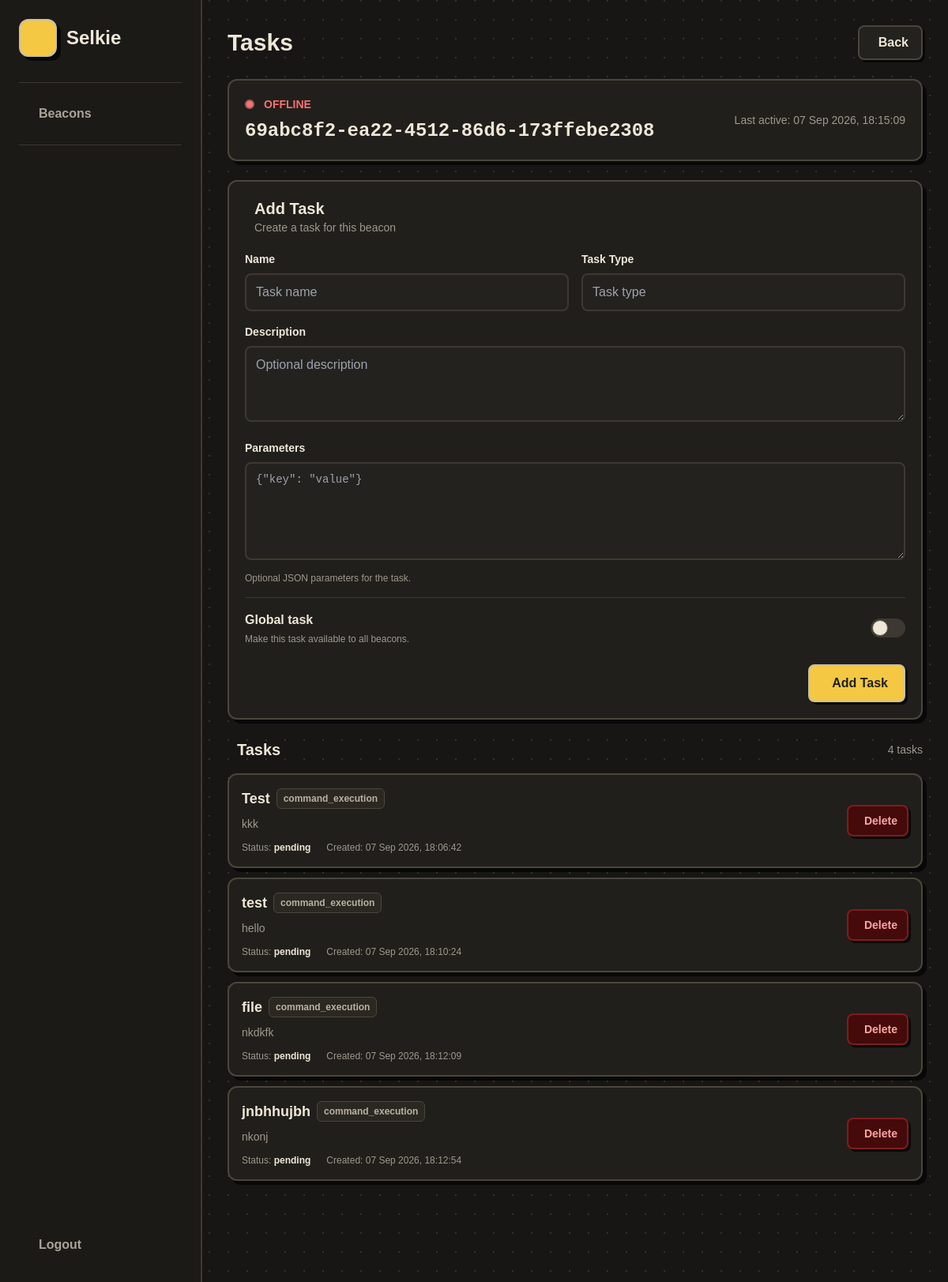
Screenshot of /task/tasks/69abc8f2-ea22-4512-86d6-173ffebe2308 with the database file from the repository.
### db_manager.py (models this page shows)
class Base(DeclarativeBase):
    pass

class Beacon(Base):
    __tablename__ = "beacons"
    id: Mapped[str] = mapped_column(String, primary_key=True)
    public_key: Mapped[str] = mapped_column(String)
    system_info: Mapped[str] = mapped_column(JSON)
    registered_at: Mapped[datetime] = mapped_column(DateTime)
    last_active: Mapped[datetime] = mapped_column(DateTime)
    status: Mapped[str] = mapped_column(String, default="offline")

class Task(Base):
    __tablename__ = "tasks"
    id: Mapped[str] = mapped_column(
        String, primary_key=True, default=lambda: str(uuid4())
    )
    beacon_id: Mapped[str | None] = mapped_column(
        ForeignKey("beacons.id"), nullable=True
    )
    is_global: Mapped[bool] = mapped_column(Boolean, default=False)
    name: Mapped[str] = mapped_column(String)
    description: Mapped[str | None] = mapped_column(String, nullable=True)
    task_type: Mapped[str] = mapped_column(String)
    parameters: Mapped[dict | None] = mapped_column(JSON, nullable=True)
    status: Mapped[str] = mapped_column(String, default="pending")
    created_at: Mapped[datetime] = mapped_column(DateTime, default=datetime.now)
    completed_at: Mapped[datetime | None] = mapped_column(DateTime, nullable=True)

### task.py (the view)
@task.route("/tasks/<beacon_id>", methods=["GET"])
def view_tasks(beacon_id):
    with get_session() as session:
        beacon = session.query(Beacon).filter_by(id=beacon_id).first()
        if not beacon:
            return "Beacon not found", 404
        tasks = (
            session.query(Task)
            .filter(or_(Task.beacon_id == beacon_id, Task.is_global.is_(True)))
            .order_by(Task.created_at.asc())
            .all()
        )
    return render_template("tasks.html", beacon=beacon, tasks=tasks)

### db_manager.py (called while the page is built)
def get_session():
    return Session(engine)

### templates/tasks.html (shortened to what this page needs)
{% extends "base.html" %}
{% block navbar_title %}
Tasks
{% endblock %}
{% block navbar_actions %}
<a href="{{ url_for('dashboard.beacon_details', beacon_id=beacon.id) }}" class="secondary-btn rounded-lg px-4 py-2
           font-bold flex items-center gap-2">
    Back
</a>
{% endblock %}
{% block content %}
<div class="mx-auto">
    <section class="retro-card rounded-xl p-5 mb-6">
        <div class="flex flex-col sm:flex-row
                    sm:items-center sm:justify-between gap-4">
            <div class="min-w-0">
                <div class="flex items-center gap-3 mb-2">
                    {% if beacon.status == "online" %}
                    <span class="w-3 h-3 rounded-full
                                   bg-green-400
                                   border-2 border-[#6fa879]"></span>
                    <span class="text-sm font-black text-green-400">
                        ONLINE
                    </span>
                    {% else %}
                    <span class="w-3 h-3 rounded-full
                                   bg-red-400
                                   border-2 border-[#a85f5f]"></span>
                    <span class="text-sm font-black text-red-400">
                        OFFLINE
                    </span>
                    {% endif %}
                </div>
                <h2 class="text-xl sm:text-2xl font-black mono break-all">
                    {{ beacon.id }}
                </h2>
            </div>
            <div class="text-sm muted shrink-0">
                {% if beacon.last_active %}
                Last active:
                {{ beacon.last_active.strftime("%d %b %Y, %H:%M:%S") }}
                {% else %}
                Never active
                {% endif %}
            </div>
        </div>
    </section>
    <section class="retro-card rounded-xl p-5 mb-6">
        <div class="flex items-center gap-3 mb-5">
            <div>
                <h2 class="text-xl font-black">
                    Add Task
                </h2>
                <p class="text-sm muted">
                    Create a task for this beacon
                </p>
            </div>
        </div>
        <form method="POST" action="{{ url_for('task.create_task') }}" class="space-y-4">
            <div class="grid grid-cols-1 md:grid-cols-2 gap-4">
                <div>
                    <label for="name" class="block text-sm font-bold mb-2">
                        Name
                    </label>
                    <input id="name" name="name" type="text" required placeholder="Task name" class="w-full rounded-lg
                               bg-[#24221e]
                               border-2 border-[#3d3932]
                               px-3 py-2.5
                               text-[#eee7d8]
                               outline-none
                               focus:border-[#c9bfa9]">
                </div>
                <div>
                    <label for="task_type" class="block text-sm font-bold mb-2">
                        Task Type
                    </label>
                    <input id="task_type" name="task_type" type="text" required placeholder="Task type" class="w-full rounded-lg
                               bg-[#24221e]
                               border-2 border-[#3d3932]
                               px-3 py-2.5
                               text-[#eee7d8]
                               outline-none
                               focus:border-[#c9bfa9]">
                </div>
            </div>
            <div>
                <label for="description" class="block text-sm font-bold mb-2">
                    Description
                </label>
                <textarea id="description" name="description" rows="3" placeholder="Optional description" class="w-full rounded-lg
                           bg-[#24221e]
                           border-2 border-[#3d3932]
                           px-3 py-2.5
                           text-[#eee7d8]
                           outline-none
                           resize-y
                           focus:border-[#c9bfa9]"></textarea>
            </div>
            <div>
                <label for="parameters" class="block text-sm font-bold mb-2">
                    Parameters
                </label>
                <textarea id="parameters" name="parameters" rows="5" placeholder='{"key": "value"}' class="w-full rounded-lg
                           bg-[#24221e]
                           border-2 border-[#3d3932]
                           px-3 py-2.5
                           text-[#eee7d8]
                           mono text-sm
                           outline-none
                           resize-y
                           focus:border-[#c9bfa9]"></textarea>
                <p class="text-xs muted mt-2">
                    Optional JSON parameters for the task.
                </p>
            </div>
            <div class="flex items-center justify-between
                       gap-4
                       pt-4
                       border-t border-[#3d3932]">
                <div>
                    <label for="is_global" class="font-bold">
                        Global task
                    </label>
                    <p class="text-xs muted mt-1">
                        Make this task available to all beacons.
                    </p>
                </div>
                <label class="relative inline-flex items-center cursor-pointer">
                    <div class="w-11 h-6
                               bg-[#3d3932]
                               rounded-full
                               peer-checked:bg-[#f4c842]
                               after:content-['']
                               after:absolute
                               after:top-[2px]
                               after:left-[2px]
                               after:w-5
                               after:h-5
                               after:bg-[#eee7d8]
                               after:border-[#665e4f]
                               after:border
                               after:rounded-full
                               after:transition-all
                               peer-checked:after:translate-x-full
                               peer-checked:after:border-[#c9bfa9]"></div>
                </label>
            </div>
            <div class="flex justify-end pt-2">
                <button type="submit" class="retro-btn rounded-lg
                           px-5 py-2.5
                           font-black
                           flex items-center gap-2">
                    Add Task
                </button>
            </div>
        </form>
    </section>
    <section>
        <div class="flex items-center justify-between mb-4">
            <div class="flex items-center gap-3">
                <h2 class="text-xl font-black">
                    Tasks
                </h2>
            </div>
            <span class="text-sm muted">
                {{ tasks|length }} task{% if tasks|length != 1 %}s{% endif %}
            </span>
        </div>
        {% if tasks %}
        <div class="space-y-3">
            {% for task in tasks %}
            <div class="retro-card rounded-xl p-4">
                <div class="flex flex-col
                                   md:flex-row
                                   md:items-center
                                   md:justify-between
                                   gap-4">
                    <div class="min-w-0">
                        <div class="flex flex-wrap
                                           items-center gap-2 mb-2">
                            <h3 class="font-black text-lg">
                                {{ task.name }}
                            </h3>
                            <span class="text-xs font-bold
                                               px-2 py-1
                                               rounded-md
                                               bg-[#2b2822]
                                               border border-[#4b463c]
                                               text-[#b8b1a3]">
                                {{ task.task_type }}
                            </span>
                        </div>
                        {% if task.description %}
                        <p class="text-sm muted mb-3">
                            {{ task.description }}
                        </p>
                        {% endif %}
                        <div class="flex flex-wrap
                                           items-center gap-x-5
                                           gap-y-1
                                           text-xs muted">
                            <span>
                                Status:
                                <strong class="text-[#eee7d8]">
                                    {{ task.status }}
                                </strong>
                            </span>
                            {% if task.created_at %}
                            <span>
                                Created:
                                {{ task.created_at.strftime(
                                "%d %b %Y, %H:%M:%S"
                                ) }}
                            </span>
                            {% endif %}
                        </div>
                    </div>
                    <form method="POST" action="{{ url_for(
        'task.delete_task',
        beacon_id=beacon.id,
        task_id=task.id
    ) }}" class="inline-block">
                        <button type="submit" class="rounded-lg
               border-2 border-red-900
               bg-red-950
               px-3 py-2
               flex items-center gap-2
               text-sm font-bold text-red-300
               shadow-[3px_3px_0_#080808]
               transition
               hover:bg-red-900
               hover:border-red-700
               hover:text-red-100
               hover:translate-x-[2px]
               hover:translate-y-[2px]
               hover:shadow-[1px_1px_0_#080808]">
                            Delete
                        </button>
                    </form>
                </div>
            </div>
            {% endfor %}
        </div>
        {% endif %}
    </section>
</div>
{% endblock %}

### templates/base.html (style rules this page uses)
body { background: #171614; background-image: radial-gradient(circle at 1px 1px, #353129 1px, transparent 0); background-size: 24px 24px; font-family: "Trebuchet MS", sans-serif; color: #eee7d8; }
.retro-card { background: #211f1b; border: 2px solid #4b463c; box-shadow: 5px 5px 0 #080808; }
.retro-btn { background: #f4c842; color: #201f1b; border: 2px solid #c9bfa9; box-shadow: 3px 3px 0 #080808; transition: .12s; }
.secondary-btn { background: #24221e; color: #eee7d8; border: 2px solid #4b463c; box-shadow: 3px 3px 0 #080808; transition: .12s; }
.muted { color: #9d988d; }
.mono { font-family: monospace; }

### rows the page displays
Beacon: id "69abc8f2-ea22-4512-86d6-173ffebe2308", last_active "07 Sep 2026, 18:15:09"
Task: name "Test", task_type "command_execution", description "kkk", status "pending", created_at "07 Sep 2026, 18:06:42"
Task: name "test", task_type "command_execution", description "hello", status "pending", created_at "07 Sep 2026, 18:10:24"
Task: name "file", task_type "command_execution", description "nkdkfk", status "pending", created_at "07 Sep 2026, 18:12:09"
Task: name "jnbhhujbh", task_type "command_execution", description "nkonj", status "pending", created_at "07 Sep 2026, 18:12:54"

### other values shown
{{ tasks|length }} "4"
